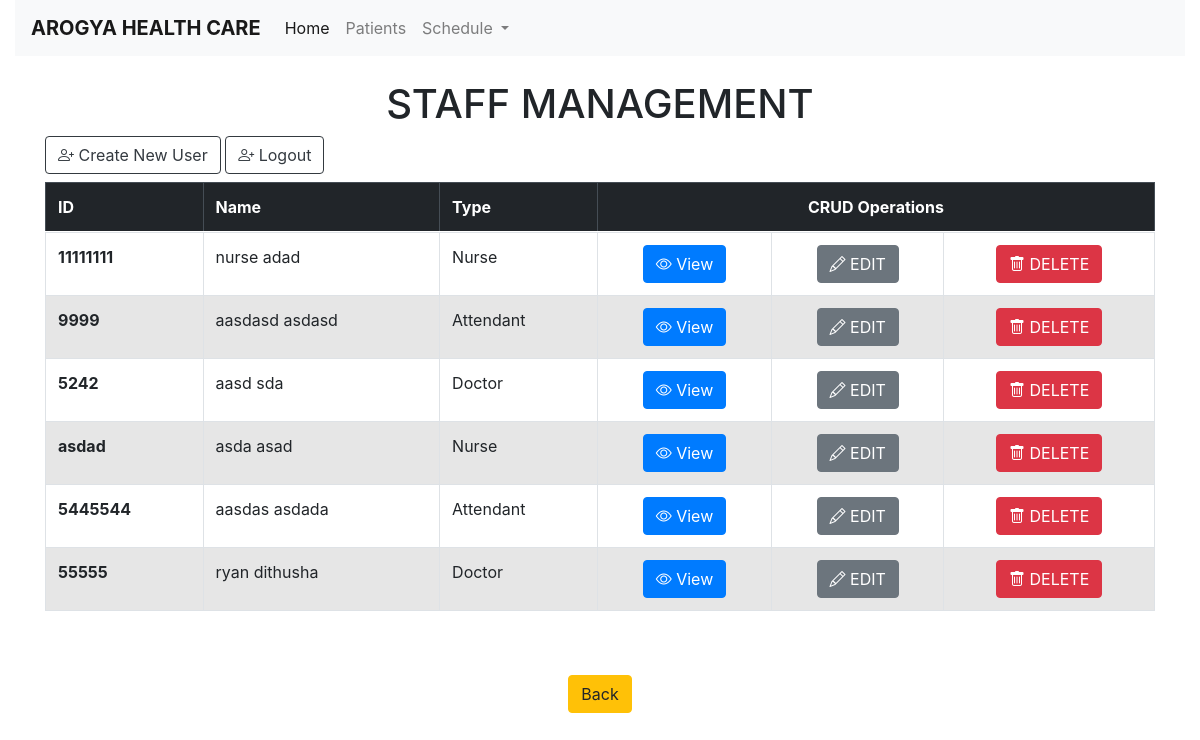
Screenshot of /includes/home.php (signed in) with the database file from the repository.
### tables this page shows
CREATE TABLE `staff` (
  `id` int(10) NOT NULL,
  `s_card` varchar(10) NOT NULL,
  `s_f_name` varchar(50) NOT NULL,
  `s_l_name` varchar(50) NOT NULL,
  `s_phone` int(10) NOT NULL,
  `s_address` varchar(50) NOT NULL,
  `s_gender` varchar(10) NOT NULL,
  `s_type` varchar(10) NOT NULL,
  `s_dob` varchar(50) NOT NULL
);

### includes/home.php (the view, shortened to what this page needs)
<?php include "../header.php"?>
<div class="container-fluid">
<nav class="navbar navbar-expand-lg navbar-light bg-light" id="nav">
  <a class="navbar-brand" href="#"><strong>AROGYA HEALTH CARE</strong></a>
  <div class="collapse navbar-collapse" id="navbarNavDropdown">
    <ul class="navbar-nav" id="navlist">
      <li class="nav-item active">
        <a class="nav-link" href="#">Home</a>
      </li>
      <li class="nav-item">
        <a class="nav-link" href="../patients.php">Patients</a>
      </li>
      <li class="nav-item dropdown">
        <a class="nav-link dropdown-toggle" href="#" id="navbarDropdownMenuLink" data-toggle="dropdown" aria-haspopup="true" aria-expanded="false">
          Schedule
        </a>
      </li>
    </ul>
  </div>
</nav>
</div>
<br>
  <div class="container">
    <h1 class="text-center" >STAFF MANAGEMENT</h1>
      <a href="create.php" class='btn btn-outline-dark mb-2'> <i class="bi bi-person-plus"></i> Create New User</a>
      <?php
      echo "<a href='../logout.php?logout' class='btn btn-outline-dark mb-2'> <i class='bi bi-person-plus'></i> Logout</a>"
       ?>
        <table class="table table-striped table-bordered table-hover">
          <thead class="table-dark">
            <tr>
              <th  scope="col">ID</th>
              <th  scope="col">Name</th>
              <th  scope="col">Type</th>
              <th  scope="col" colspan="3" class="text-center">CRUD Operations</th>
            </tr>
          </thead>
            <tbody>
              <tr>
          <?php
            $query="SELECT * FROM staff";
            $view_staff= mysqli_query($conn,$query);
            while($row= mysqli_fetch_assoc($view_staff)){
              $id = $row['id'];
              $idc = $row['s_card'];
              $fname = $row['s_f_name'];
              $lname = $row['s_l_name'];
              $type = $row['s_type'];
              echo "<tr >";
              echo " <th scope='row' >{$idc}</th>";
              echo " <td > {$fname} {$lname}</td>";
              echo " <td > {$type}</td>";
              echo " <td class='text-center'> <a href='view.php?user_id={$id}' class='btn btn-primary'> <i class='bi bi-eye'></i> View</a> </td>";
              echo " <td class='text-center' > <a href='update.php?edit&user_id={$id}' class='btn btn-secondary'><i class='bi bi-pencil'></i> EDIT</a> </td>";
              echo " <td  class='text-center'>  <a href='delete.php?delete={$id}' class='btn btn-danger'> <i class='bi bi-trash'></i> DELETE</a> </td>";
              echo " </tr> ";
                  }
                ?>
              </tr>
            </tbody>
        </table>
  </div>
<div class="container text-center mt-3">
      <a href="../index.php" class="btn btn-warning mt-5"> Back </a>

### header.php (shortened to what this page needs)
<!DOCTYPE html>
<html lang="en">
<head>
<link href="https://cdn.jsdelivr.net/npm/bootstrap@5.0.0-beta3/dist/css/bootstrap.min.css" rel="stylesheet">
<link rel="stylesheet" href="https://cdn.jsdelivr.net/npm/bootstrap-icons@1.3.0/font/bootstrap-icons.css">
<link rel="stylesheet" href="https://stackpath.bootstrapcdn.com/bootstrap/4.5.0/css/bootstrap.min.css">
<link rel="stylesheet" href="https://maxcdn.bootstrapcdn.com/font-awesome/4.7.0/css/font-awesome.min.css">
</head>
<body>

### rows the page displays
staff: s_card "11111111", s_f_name "nurse", s_l_name "adad", s_type "Nurse"
staff: s_card "9999", s_f_name "aasdasd", s_l_name "asdasd", s_type "Attendant"
staff: s_card "5242", s_f_name "aasd", s_l_name "sda", s_type "Doctor"
staff: s_card "asdad", s_f_name "asda", s_l_name "asad", s_type "Nurse"
staff: s_card "5445544", s_f_name "aasdas", s_l_name "asdada", s_type "Attendant"
staff: s_card "55555", s_f_name "ryan", s_l_name "dithusha", s_type "Doctor"
